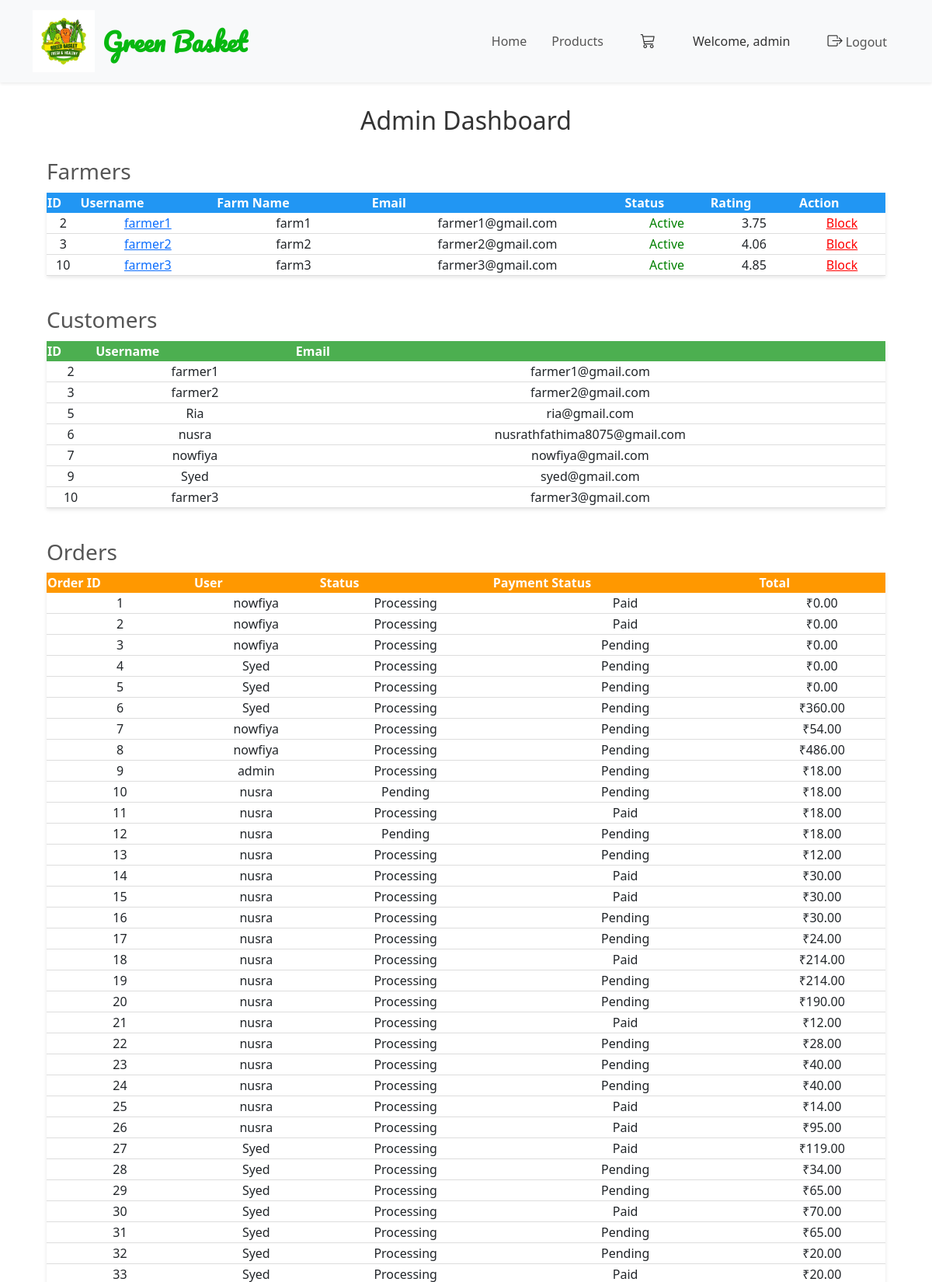
The page /admin_panel/dashboard/ (signed in, upper part) on the database its author committed.
### store/models.py (models this page shows, shortened)
class FarmerProfile(models.Model):
    user = models.OneToOneField(User,on_delete=models.CASCADE,null=True)
    name=models.CharField(max_length=30,null=True)
    phonenumber=models.CharField(max_length=10)
    address=models.TextField(null=True,blank=True)
    farm_name=models.CharField(null=True)
    is_verified=models.BooleanField(default=True)
    rating=models.FloatField(default=0)
    image=models.ImageField(upload_to='farmer_detail/',blank=True,null=True)
    rating=models.DecimalField(max_digits=3,decimal_places=2,default=0)
    rating_count=models.PositiveIntegerField(default=0)

### cart_app/models.py (models this page shows, shortened)
class Order(models.Model):
    STATUS_CHOICES = (
        ('Pending', 'Pending'),
        ('Processing', 'Processing'),
        ('Shipped', 'Shipped'),
        ('Delivered', 'Delivered'),
    )
    PAYMENT_STATUS = (
        ('Pending', 'Pending'),
        ('Paid', 'Paid'),
        ('Failed', 'Failed'),
    )
    user = models.ForeignKey(User, on_delete=models.CASCADE)
    created_at = models.DateTimeField(auto_now_add=True)
    status = models.CharField(max_length=20, choices=STATUS_CHOICES, default='Pending')
    payment_status = models.CharField(max_length=20, choices=PAYMENT_STATUS, default='Pending')
    total_amount = models.DecimalField(max_digits=10, decimal_places=2, default=0)

### admin_app/views.py (the view)
# urls.py: path('dashboard/',views.admin_dashboard, name='admin_dashboard'),
@login_required
def admin_dashboard(request):
    if not request.user.is_staff:
        return redirect('index')
    customers = User.objects.filter(is_staff=False)
    farmers = FarmerProfile.objects.all()
    orders = Order.objects.all()
    context = {
        'customers': customers,
        'farmers': farmers,
        'orders': orders,
    }
    return render(request, 'admin_dashboard.html', context)

### templates/admin_dashboard.html
{% extends 'base.html' %}
{% block content %}
<div style="width:90%; margin:30px auto; font-family: 'Segoe UI', Tahoma, Geneva, Verdana, sans-serif;">
    <h2 style="text-align:center; margin-bottom:30px; color:#333;">Admin Dashboard</h2>
    <div style="margin-bottom:40px;">
        <h3 style="color:#555; margin-bottom:10px;">Farmers</h3>
        <table style="width:100%; border-collapse:collapse; box-shadow: 0 2px 5px rgba(0,0,0,0.1);">
            <thead>
                <tr style="background-color:#2196F3; color:white;">
                    <th>ID</th>
                    <th>Username</th>
                    <th>Farm Name</th>
                    <th>Email</th>
                    <th>Status</th>
                    <th>Rating</th>
                    <th>Action</th>
                </tr>
            </thead>
            <tbody>
                {% for farmer in farmers %}
                <tr style="text-align:center; border-bottom:1px solid #ddd;">
                    <td>{{ farmer.user.id }}</td>
                    <td><a href="{% url 'farmer_detail' farmer.id %}">{{ farmer.user.username }}</a></td>
                    <td>{{ farmer.farm_name }}</td>
                    <td>{{ farmer.user.email }}</td>
                    <td>
                        {% if farmer.is_verified %}
                            <span style="color:green;">Active</span>
                        {% else %}
                            <span style="color:red;">Blocked</span>
                        {% endif %}
                    </td>
                    <td>{{ farmer.rating|default:"-" }}</td>
                    <td>
                        {% if farmer.is_verified %}
                            <a href="{% url 'block_farmer' farmer.id %}" style="color:red;">Block</a>
                        {% else %}
                            <a href="{% url 'accept_farmer' farmer.id %}" style="color:green;">Accept</a>
                        {% endif %}
                    </td>
                </tr>
                {% empty %}
                <tr>
                    <td colspan="7" style="text-align:center;">No farmers found.</td>
                </tr>
                {% endfor %}
            </tbody>
        </table>
    </div>
    <div style="margin-bottom:40px;">
        <h3 style="color:#555; margin-bottom:10px;">Customers</h3>
        <table style="width:100%; border-collapse:collapse; box-shadow: 0 2px 5px rgba(0,0,0,0.1);">
            <thead>
                <tr style="background-color:#4CAF50; color:white;">
                    <th>ID</th>
                    <th>Username</th>
                    <th>Email</th>
                </tr>
            </thead>
            <tbody>
                {% for customer in customers %}
                <tr style="text-align:center; border-bottom:1px solid #ddd;">
                    <td>{{ customer.id }}</td>
                    <td>{{ customer.username }}</td>
                    <td>{{ customer.email }}</td>
                </tr>
                {% empty %}
                <tr>
                    <td colspan="3" style="text-align:center;">No customers found.</td>
                </tr>
                {% endfor %}
            </tbody>
        </table>
    </div>
    <div style="margin-bottom:40px;">
        <h3 style="color:#555; margin-bottom:10px;">Orders</h3>
        <table style="width:100%; border-collapse:collapse; box-shadow: 0 2px 5px rgba(0,0,0,0.1);">
            <thead>
                <tr style="background-color:#FF9800; color:white;">
                    <th>Order ID</th>
                    <th>User</th>
                    <th>Status</th>
                    <th>Payment Status</th>
                    <th>Total</th>
                </tr>
            </thead>
            <tbody>
                {% for order in orders %}
                <tr style="text-align:center; border-bottom:1px solid #ddd;">
                    <td>{{ order.id }}</td>
                    <td>{{ order.user.username }}</td>
                    <td>{{ order.status }}</td>
                    <td>{{ order.payment_status }}</td>
                    <td>₹{{ order.total_amount }}</td>
                </tr>
                {% empty %}
                <tr>
                    <td colspan="5" style="text-align:center;">No orders found.</td>
                </tr>
                {% endfor %}
            </tbody>
        </table>
    </div>
</div>
{% endblock %}

### templates/base.html (shortened to what this page needs)
<!DOCTYPE html>
<html lang="en">
<head>
    {% load static %}
    <link href="https://cdn.jsdelivr.net/npm/bootstrap@5.3.2/dist/css/bootstrap.min.css" rel="stylesheet">
    <link rel="stylesheet" href="https://cdn.jsdelivr.net/npm/bootstrap-icons@1.10.5/font/bootstrap-icons.css">
    <link rel="stylesheet" href="https://cdnjs.cloudflare.com/ajax/libs/animate.css/4.1.1/animate.min.css"/>
    <link rel="stylesheet" href="{% static 'css/style.css' %}">
</head>
<body>
    <nav class="navbar navbar-expand-lg navbar-light bg-light fixed-top shadow-sm" id="main-navbar">
        <div class="container">
            <a class="navbar-brand d-flex align-items-center" href="{% url 'index' %}">
                <img src="{% static 'img/logo.png' %}" alt="Green Basket Logo">
                <span>Green Basket</span>
            </a>
            <div class="collapse navbar-collapse" id="navbarNav">
                <ul class="navbar-nav ms-auto align-items-center">
                    <li class="nav-item"><a class="nav-link" href="{% url 'index' %}">Home</a></li>
                    <li class="nav-item"><a class="nav-link" href="{% url 'allproducts_all' %}">Products</a></li>
                    <li class="nav-item ms-3">
                        <a class="nav-link" href="{% url 'cart_home' %}">
                            <i class="bi bi-cart3" style="color:#333; font-size:1.2rem;"></i>
                        </a>
                    </li>
                     {% if user.is_authenticated %}
                     <li class="nav-item ms-3 d-flex align-items-center">
                        <span class="nav-link" style="color:#333; font-weight:500;">
                            Welcome, {{ user.first_name|default:user.username }}
                        </span>
                    </li>
                    <li class="nav-item ms-3">
                        <a class="nav-link" href="{% url 'logout' %}">
                            <i class="bi bi-box-arrow-right" style="color:#333; font-size:1.2rem;"></i> Logout
                        </a>
                    </li>
                    {% else %}
                    <li class="nav-item ms-3">
                        <a class="nav-link" href="{% url 'login_page' %}">
                            <i class="bi bi-lock" style="color:#333; font-size:1.2rem;"></i> Sign In
                        </a>
                    </li>
                    {% endif %}
                </ul>
            </div>
        </div>
    </nav>
    <main>
        {% block content %}
        {% endblock %}
    </main>
</body>
</html>

### static/css/style.css (style rules this page uses)
:root { --primary: #3CB815; --secondary: #F65005; --light: #F7F8FC; --dark: #111111; }
.navbar { background-color: rgba(255, 255, 255, 0.95); backdrop-filter: blur(5px); padding-top: 0.5rem; padding-bottom: 0.5rem; }
.navbar .navbar-nav .nav-link { padding: 0.5rem 1rem; color: #555555; font-weight: 500; outline: none; }

### templates/base.html (style rules this page uses)
body { padding-top: 80px; }
.navbar-brand img { height: 80px; width: auto; margin-right: 10px; }
.navbar-brand span { font-family: 'Pacifico', cursive; font-size: 2rem; color: #07b810; font-weight: 600; transition: color 0.3s; }

### rows shown on the page
FarmerProfile: user.id "2", user.username "farmer1", farm_name "farm1", user.email "farmer1@gmail.com", is_verified "Active", rating "3.75"
FarmerProfile: user.id "3", user.username "farmer2", farm_name "farm2", user.email "farmer2@gmail.com", is_verified "Active", rating "4.06"
FarmerProfile: user.id "10", user.username "farmer3", farm_name "farm3", user.email "farmer3@gmail.com", is_verified "Active", rating "4.85"
Order: id "1", user.username "nowfiya", status "Processing", payment_status "Paid", total_amount "0.00"
Order: id "2", user.username "nowfiya", status "Processing", payment_status "Paid", total_amount "0.00"
Order: id "3", user.username "nowfiya", status "Processing", payment_status "Pending", total_amount "0.00"
Order: id "4", user.username "Syed", status "Processing", payment_status "Pending", total_amount "0.00"
Order: id "5", user.username "Syed", status "Processing", payment_status "Pending", total_amount "0.00"
Order: id "6", user.username "Syed", status "Processing", payment_status "Pending", total_amount "360.00"
Order: id "7", user.username "nowfiya", status "Processing", payment_status "Pending", total_amount "54.00"
Order: id "8", user.username "nowfiya", status "Processing", payment_status "Pending", total_amount "486.00"
Order: id "9", user.username "admin", status "Processing", payment_status "Pending", total_amount "18.00"
Order: id "10", user.username "nusra", status "Pending", payment_status "Pending", total_amount "18.00"
Order: id "11", user.username "nusra", status "Processing", payment_status "Paid", total_amount "18.00"
Order: id "12", user.username "nusra", status "Pending", payment_status "Pending", total_amount "18.00"
Order: id "13", user.username "nusra", status "Processing", payment_status "Pending", total_amount "12.00"
Order: id "14", user.username "nusra", status "Processing", payment_status "Paid", total_amount "30.00"
Order: id "15", user.username "nusra", status "Processing", payment_status "Paid", total_amount "30.00"
Order: id "16", user.username "nusra", status "Processing", payment_status "Pending", total_amount "30.00"
Order: id "17", user.username "nusra", status "Processing", payment_status "Pending", total_amount "24.00"
Order: id "18", user.username "nusra", status "Processing", payment_status "Paid", total_amount "214.00"
Order: id "19", user.username "nusra", status "Processing", payment_status "Pending", total_amount "214.00"
Order: id "20", user.username "nusra", status "Processing", payment_status "Pending", total_amount "190.00"
Order: id "21", user.username "nusra", status "Processing", payment_status "Paid", total_amount "12.00"
Order: id "22", user.username "nusra", status "Processing", payment_status "Pending", total_amount "28.00"
Order: id "23", user.username "nusra", status "Processing", payment_status "Pending", total_amount "40.00"
Order: id "24", user.username "nusra", status "Processing", payment_status "Pending", total_amount "40.00"
Order: id "25", user.username "nusra", status "Processing", payment_status "Paid", total_amount "14.00"
Order: id "26", user.username "nusra", status "Processing", payment_status "Paid", total_amount "95.00"
Order: id "27", user.username "Syed", status "Processing", payment_status "Paid", total_amount "119.00"
Order: id "28", user.username "Syed", status "Processing", payment_status "Pending", total_amount "34.00"
Order: id "29", user.username "Syed", status "Processing", payment_status "Pending", total_amount "65.00"
Order: id "30", user.username "Syed", status "Processing", payment_status "Paid", total_amount "70.00"
Order: id "31", user.username "Syed", status "Processing", payment_status "Pending", total_amount "65.00"
Order: id "32", user.username "Syed", status "Processing", payment_status "Pending", total_amount "20.00"
Order: id "33", user.username "Syed", status "Processing", payment_status "Paid", total_amount "20.00"

### other values the page prints
{{ user.first_name|default:user.username }} "admin"
{{ customer.id }} "2"
{{ customer.username }} "farmer1"
{{ customer.email }} "farmer1@gmail.com"
{{ customer.id }} "3"
{{ customer.username }} "farmer2"
{{ customer.email }} "farmer2@gmail.com"
{{ customer.id }} "5"
{{ customer.username }} "Ria"
{{ customer.email }} "ria@gmail.com"
{{ customer.id }} "6"
{{ customer.username }} "nusra"
{{ customer.email }} "nusrathfathima8075@gmail.com"
{{ customer.id }} "7"
{{ customer.username }} "nowfiya"
